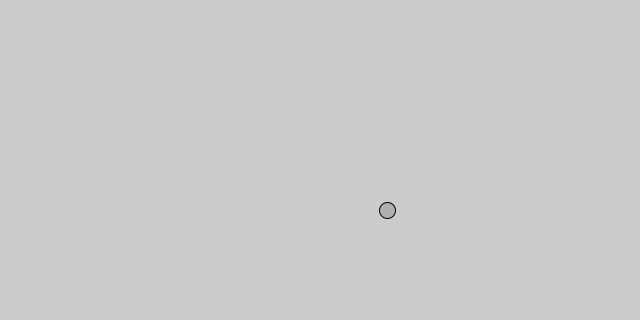
Frame 1 (no input)
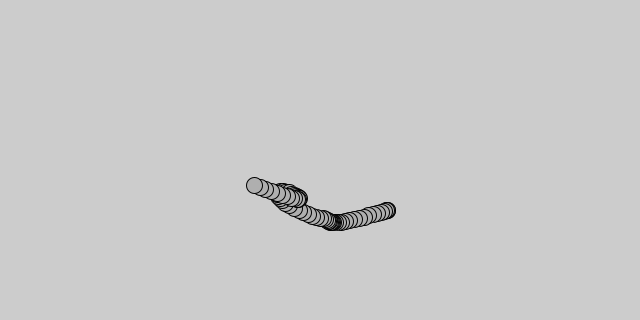
Frame 60 (the mouse pressed at the canvas centre just before this capture)
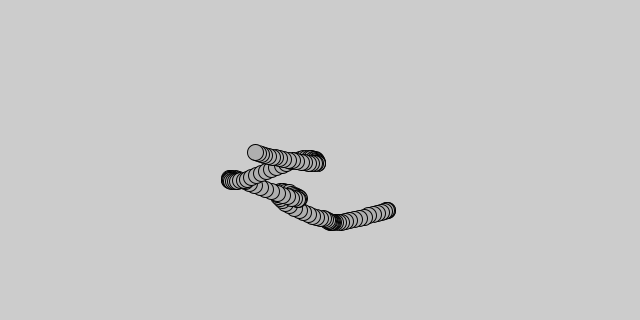
Frame 120 (the mouse held since frame 60 and released just before this capture)

The Processing sketch that drew these frames (run headless with seeded random() and noise(); from frame 60 on, the mouse is pressed at the canvas centre):

// Processing sketch: I_5_NoiseWalk
// ── I_5_NoiseWalk.pde
Walker w;

void setup()
{
 size(640,320);
 w = new Walker();
}

void draw()
{
 w.step();
 w.draw();
}

// ── Walker.pde
class Walker 
{
 float x,y;
 float tx, ty;
 
 Walker()
 {
   tx = 0;
   ty = 10000;
 }
 
 void step()
 {
 x = map(noise(tx), 0,1,0,width);
 y = map(noise(ty), 0,1,0,height);
 
 tx += 0.01;
 ty += 0.01;
 }
 
 void draw()
 {
  fill(175);
  ellipse(x,y,16,16);
 }
}
